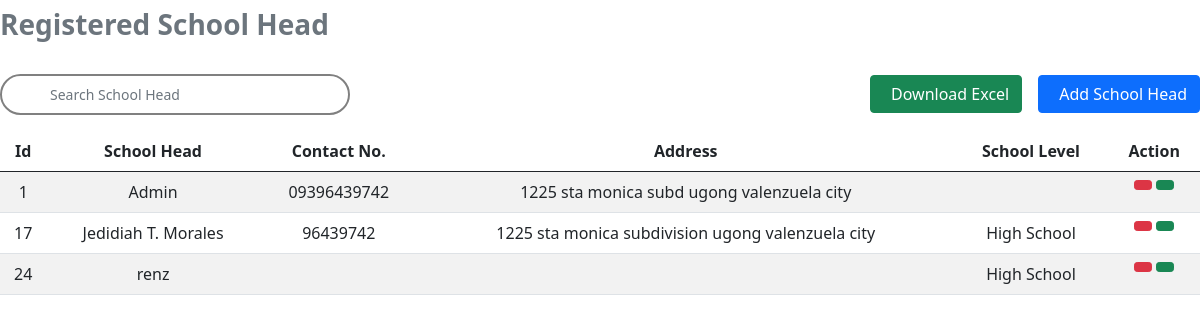
Before: /table.php with the older database file.
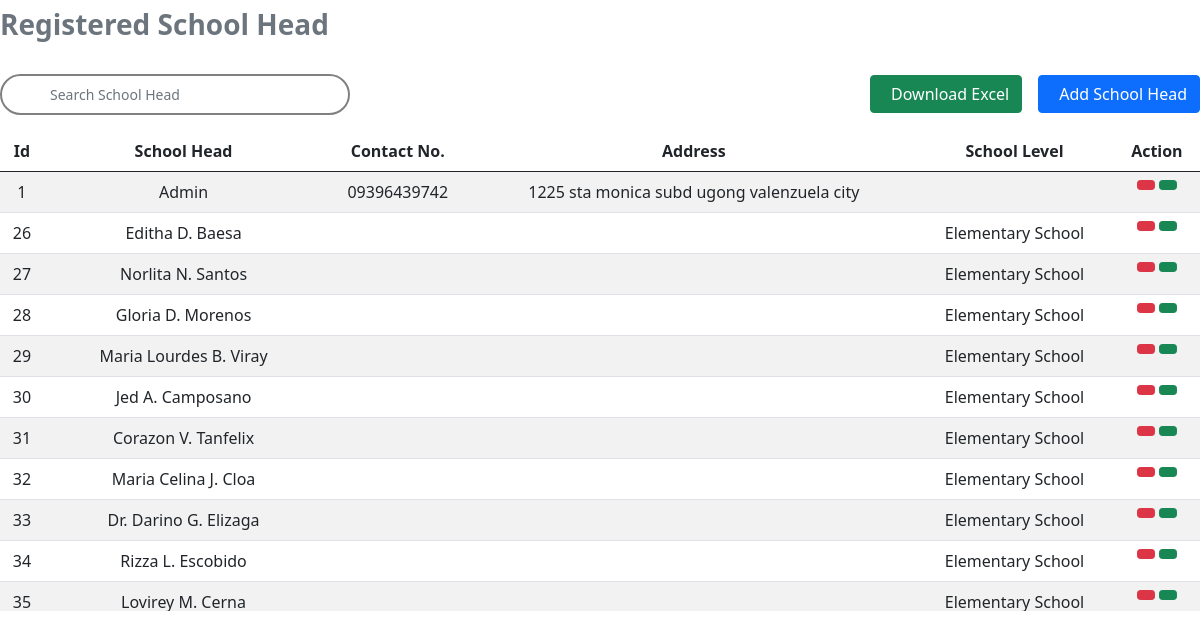
After: the same page with the newer database file.
### tables this page shows
CREATE TABLE `profile` (
  `id` int(11) NOT NULL,
  `name` varchar(300) NOT NULL,
  `bday` varchar(250) NOT NULL,
  `address` varchar(500) NOT NULL,
  `email` varchar(1000) NOT NULL,
  `contactNo` varchar(250) NOT NULL,
  `sex` varchar(250) NOT NULL,
  `yearAsSchoolHead` varchar(250) NOT NULL,
  `duration` varchar(250) NOT NULL,
  `learnersPerf` varchar(250) NOT NULL,
  `teacherPerf` varchar(250) NOT NULL,
  `financialMng` varchar(250) NOT NULL,
  `complaints` varchar(250) NOT NULL,
  `picture` varchar(1000) NOT NULL,
  `school` varchar(500) NOT NULL,
  `citizenship` varchar(250) NOT NULL,
  `civil` varchar(250) NOT NULL,
  `zipcode` varchar(250) NOT NULL,
  `employeeNo` varchar(250) NOT NULL,
  `placeBirth` varchar(250) NOT NULL
);

### table.php (the view, shortened to what this page needs)
<?php
    require "db.php";
    $q = "SELECT * FROM `profile`";
    $list = $con->query($q);
    $fetch = $list->fetch_assoc();
?>
<!DOCTYPE html>
<html lang="en">
<head>
    <link href="https://cdn.jsdelivr.net/npm/bootstrap@5.0.2/dist/css/bootstrap.min.css" rel="stylesheet">
</head>
<body>
    <div class=" text-secondary fw-bold p-2 ps-0 mb-3 w-50 h3">Registered School Head</div>
    <div class="d-flex align-items-center justify-content-between mb-3 mt-4 position-relative">
        <div class="d-flex align-items-center gap-4">
            <input id='searchBar' class="form-control form-control-sm fs-17 py-2 ps-5" style="border: 2px solid grey; border-radius: 100vmax; width: 350px;" type="text" placeholder='Search School Head'
            aria-label="Search">
        </div>
        <div class="d-flex gap-3">
            <button id='excelBtn' class='btn btn-success '><i class="fa-solid fa-file-arrow-down pe-2"></i>Download Excel</button>
            <button type="button" class="btn btn-primary " data-bs-toggle="modal" data-bs-target="#addSchool"><i class="fa-solid fa-plus pe-2"></i>Add School Head</button>
        </div>
    </div>
    <div class="table-responsive md" style="max-height: 480px;">
        <table id='tableToXLS' class='table text-center table-striped'>
            <thead>
                <tr>
                    <th>Id</th>
                    <th>School Head</th>
                    <th>Contact No.</th>
                    <th>Address</th>
                    <th>School Level</th>
                    <th colspan='3'>Action</th>
                </tr>
            </thead>
            <tbody id="idForSearchOutput">
                <?php if($list->num_rows){ ?>
                    <?php do{ ?>
                        <tr>
                            <td><?php echo $fetch['id'] ?></td>
                            <td><?php echo $fetch['name'] ?></td>
                            <td><?php echo $fetch['contactNo'] ?></td>
                            <td><?php echo $fetch['address'] ?></td>
                            <td><?php echo $fetch['school'] ?></td>
                            <td>
                                <div class="d-flex gap-1 justify-content-center">
                                    <button title="Delete" class="btn btn-danger btn-sm" id='deleteBtn' value='<?php echo $fetch['id'] ?>'><i class="fa-solid fa-trash"></i></button>
                                    <button title="View Equipment" class="btn btn-success btn-sm" id="viewBtn" value='<?php echo $fetch['email'] ?>'><i class="fa-solid fa-eye"></i></button>
                                </div>
                            </td>
                        </tr>
                    <?php }while($fetch = $list->fetch_assoc()) ?>
                <?php }else{ ?>
                    <tr>
                        <td colspan='12'>No data</td>
                    </tr>
                <?php } ?>
            </tbody>
        </table>
    </div>
</body>
</html>

Changed rows visible on the page:
removed profile: id "17", name "Jedidiah T. Morales", contactNo "96439742", address "1225 sta monica subdivision ugong valenzuela city", school "High School"
removed profile: id "24", name "renz", school "High School"
added profile: id "26", name "Editha D. Baesa", school "Elementary School"
added profile: id "27", name "Norlita N. Santos", school "Elementary School"
added profile: id "28", name "Gloria D. Morenos", school "Elementary School"
added profile: id "29", name "Maria Lourdes B. Viray", school "Elementary School"
added profile: id "30", name "Jed A. Camposano", school "Elementary School"
added profile: id "31", name "Corazon V. Tanfelix", school "Elementary School"
added profile: id "32", name "Maria Celina J. Cloa", school "Elementary School"
added profile: id "33", name "Dr. Darino G. Elizaga", school "Elementary School"
added profile: id "34", name "Rizza L. Escobido", school "Elementary School"
added profile: id "35", name "Lovirey M. Cerna", school "Elementary School"
